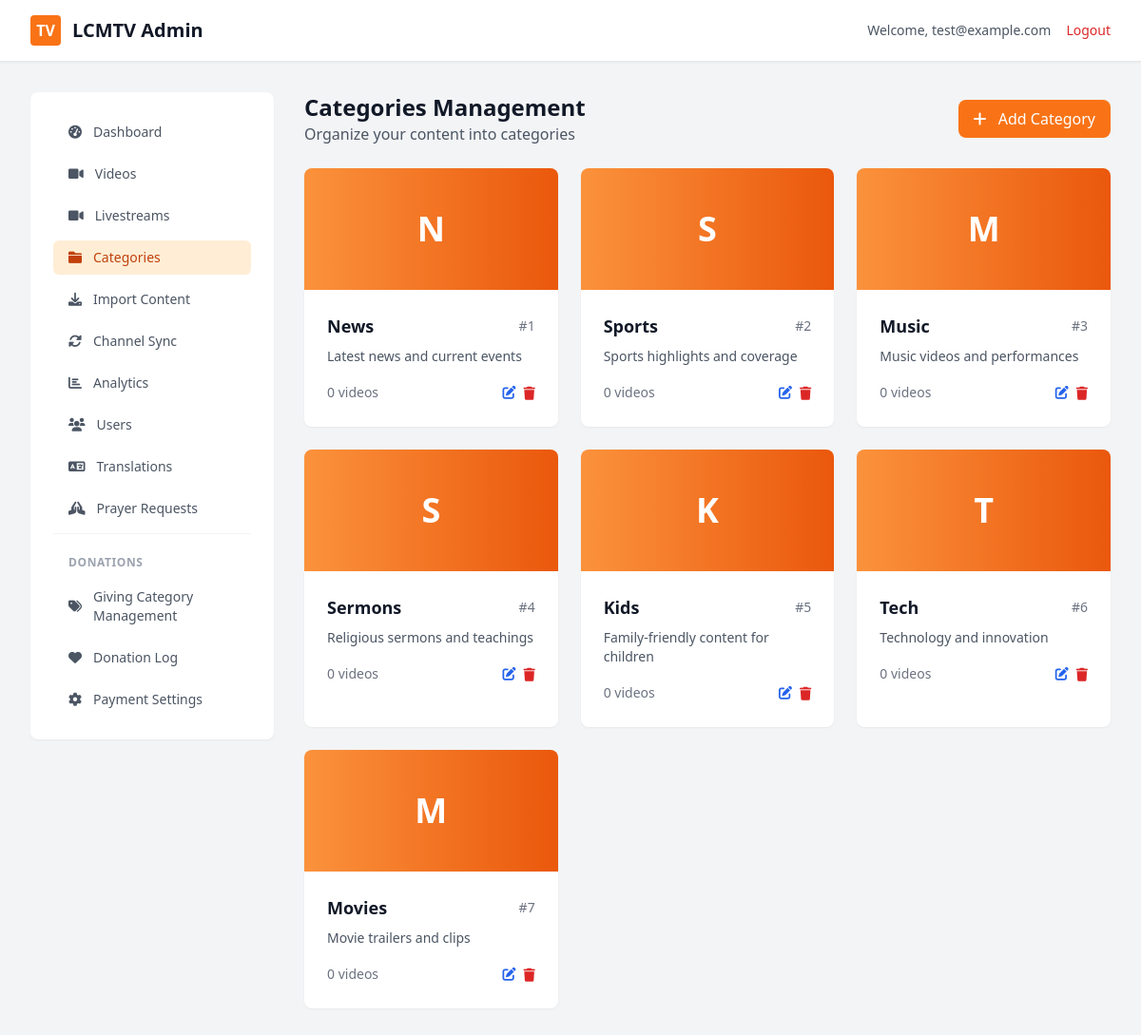
The page /admin/index.php?page=categories (signed in) on the database its author committed.
### tables this page shows
CREATE TABLE categories (
    id INT PRIMARY KEY AUTO_INCREMENT,
    name VARCHAR(100) NOT NULL,
    slug VARCHAR(100) UNIQUE NOT NULL,
    description TEXT,
    thumbnail_url VARCHAR(500),
    is_active BOOLEAN DEFAULT TRUE,
    sort_order INT DEFAULT 0,
    created_at TIMESTAMP DEFAULT CURRENT_TIMESTAMP,
    updated_at TIMESTAMP DEFAULT CURRENT_TIMESTAMP ON UPDATE CURRENT_TIMESTAMP
);

### models/Category.php (called while the page is built, shortened)
<?php
class Category {
    public static function getActiveCategories($limit = null) {
        $conn = getDBConnection();
        $sql = "SELECT id, name, slug, description, thumbnail_url, sort_order
                FROM categories
                WHERE is_active = 1
                ORDER BY sort_order ASC, name ASC";
        if ($limit) {
            $sql .= " LIMIT ?";
            $stmt = $conn->prepare($sql);
            $stmt->bind_param("i", $limit);
        } else {
            $stmt = $conn->prepare($sql);
        }
        $stmt->execute();
        $result = $stmt->get_result();
        $categories = [];
        while ($row = $result->fetch_assoc()) {
            $categories[] = $row;
        }
        return $categories;
    }
}
?>

### models/Video.php (called while the page is built, shortened)
<?php
class Video {
    public static function getAllowedRoles($userRole) {
        $hierarchy = ['general', 'user', 'leader', 'pastor', 'director'];
        if (in_array($userRole, ['admin', 'super_admin'])) {
            return $hierarchy;
        }
        $userIndex = array_search($userRole, $hierarchy);
        return array_slice($hierarchy, 0, $userIndex + 1);
    }
    public static function getByCategory($categoryId, $limit = null, $userRole = 'general', $userId = null) {
        $conn = getDBConnection();
        $allowedRoles = self::getAllowedRoles($userRole);
        $placeholders = str_repeat('?,', count($allowedRoles) - 1) . '?';
        $sql = "SELECT v.*, c.name as category_name, c.slug as category_slug
                FROM videos v
                LEFT JOIN categories c ON v.category_id = c.id
                WHERE v.category_id = ? AND v.is_active = 1 AND c.is_active = 1
                AND (v.target_role IN ($placeholders) OR v.target_role IS NULL)
                ORDER BY v.created_at DESC";
        if ($limit) {
            $sql .= " LIMIT ?";
            $stmt = $conn->prepare($sql);
            $params = array_merge([$categoryId], $allowedRoles, [$limit]);
            $types = "i" . str_repeat('s', count($allowedRoles)) . "i";
            $stmt->bind_param($types, ...$params);
        } else {
            $stmt = $conn->prepare($sql);
            $params = array_merge([$categoryId], $allowedRoles);
            $types = "i" . str_repeat('s', count($allowedRoles));
            $stmt->bind_param($types, ...$params);
        }
        $stmt->execute();
        $result = $stmt->get_result();
        $videos = [];
        return $videos;
    }
    public static function count() {
        $conn = getDBConnection();
        $result = $conn->query("SELECT COUNT(*) as count FROM videos WHERE is_active = 1");
        $row = $result->fetch_assoc();
        return $row['count'];
    }
}
?>

### admin/pages/categories.php (the view, shortened to what this page needs)
<?php
$categories = Category::getActiveCategories();
?>
<div class="space-y-6">
    <div class="flex justify-between items-center">
        <div>
            <h1 class="text-2xl font-bold text-gray-900">Categories Management</h1>
            <p class="text-gray-600">Organize your content into categories</p>
        </div>
        <button
            onclick="openModal('create')"
            class="bg-orange-500 text-white px-4 py-2 rounded-lg hover:bg-orange-600 transition-colors"
        >
            <i class="fas fa-plus mr-2"></i> Add Category
        </button>
    </div>
    <div class="grid grid-cols-1 md:grid-cols-2 lg:grid-cols-3 gap-6">
        <?php if (empty($categories)): ?>
        <div class="col-span-full bg-white rounded-lg shadow-sm p-12 text-center">
            <i class="fas fa-folder text-4xl text-gray-400 mb-4"></i>
            <h3 class="text-lg font-medium text-gray-900 mb-2">No Categories</h3>
            <p class="text-gray-600 mb-4">Create your first category to organize content</p>
            <button
                onclick="openModal('create')"
                class="bg-orange-500 text-white px-6 py-2 rounded-lg hover:bg-orange-600 transition-colors"
            >
                Create Category
            </button>
        </div>
        <?php else: ?>
        <?php foreach ($categories as $category): ?>
        <?php
            $videoCount = count(Video::getByCategory($category['id']));
        ?>
        <div class="bg-white rounded-lg shadow-sm overflow-hidden">
            <div class="h-32 bg-gradient-to-r from-orange-400 to-orange-600 flex items-center justify-center">
                <?php if ($category['thumbnail_url']): ?>
                <img
                    src="<?php echo htmlspecialchars($category['thumbnail_url']); ?>"
                    alt="<?php echo htmlspecialchars($category['name']); ?>"
                    class="w-full h-full object-cover"
                >
                <?php else: ?>
                <div class="text-white text-4xl font-bold">
                    <?php echo strtoupper(substr($category['name'], 0, 1)); ?>
                </div>
                <?php endif; ?>
            </div>
            <div class="p-6">
                <div class="flex items-center justify-between mb-2">
                    <h3 class="text-lg font-semibold text-gray-900">
                        <?php echo htmlspecialchars($category['name']); ?>
                    </h3>
                    <span class="text-sm text-gray-500">
                        #<?php echo $category['sort_order']; ?>
                    </span>
                </div>
                <p class="text-gray-600 text-sm mb-4">
                    <?php echo htmlspecialchars($category['description']); ?>
                </p>
                <div class="flex items-center justify-between">
                    <span class="text-sm text-gray-500">
                        <?php echo $videoCount; ?> videos
                    </span>
                    <div class="flex space-x-2">
                        <button
                            onclick="openModal('edit', <?php echo htmlspecialchars(json_encode($category)); ?>)"
                            class="text-blue-600 hover:text-blue-800 text-sm"
                        >
                            <i class="fas fa-edit"></i>
                        </button>
                        <form method="POST" class="inline" onsubmit="return confirm('Delete this category? All associated videos will remain.')" style="display: inline;">
                            <button type="submit" class="text-red-600 hover:text-red-800 text-sm">
                                <i class="fas fa-trash"></i>
                            </button>
                        </form>
                    </div>
                </div>
            </div>
        </div>
        <?php endforeach; ?>
        <?php endif; ?>
    </div>
</div>

### rows shown on the page
categories: name "N", name "News", sort_order "1", description "Latest news and current events", videoCount "0"
categories: name "S", name "Sports", sort_order "2", description "Sports highlights and coverage", videoCount "0"
categories: name "M", name "Music", sort_order "3", description "Music videos and performances", videoCount "0"
categories: name "S", name "Sermons", sort_order "4", description "Religious sermons and teachings", videoCount "0"
categories: name "K", name "Kids", sort_order "5", description "Family-friendly content for children", videoCount "0"
categories: name "T", name "Tech", sort_order "6", description "Technology and innovation", videoCount "0"
categories: name "M", name "Movies", sort_order "7", description "Movie trailers and clips", videoCount "0"

### other values the page prints
$_SESSION['admin_email'] "test@example.com"
